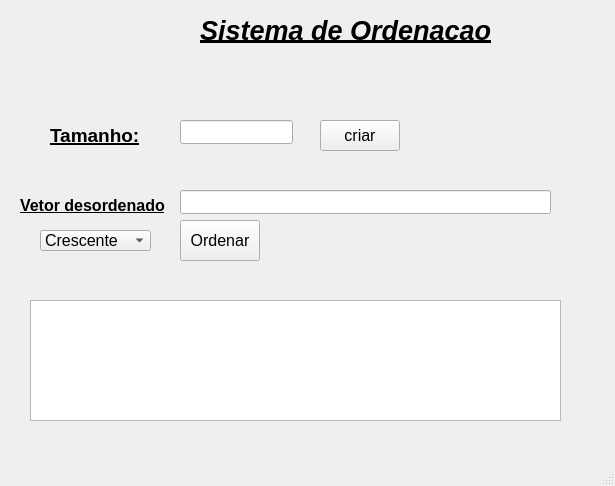
<?xml version="1.0" encoding="UTF-8"?>
<ui version="4.0">
 <class>MainWindow</class>
 <widget class="QMainWindow" name="MainWindow">
  <property name="geometry">
   <rect>
    <x>0</x>
    <y>0</y>
    <width>615</width>
    <height>486</height>
   </rect>
  </property>
  <property name="windowTitle">
   <string>MainWindow</string>
  </property>
  <widget class="QWidget" name="centralwidget">
   <widget class="QLabel" name="label">
    <property name="geometry">
     <rect>
      <x>200</x>
      <y>0</y>
      <width>291</width>
      <height>61</height>
     </rect>
    </property>
    <property name="text">
     <string>&lt;html&gt;&lt;head/&gt;&lt;body&gt;&lt;p&gt;&lt;span style=&quot; font-size:20pt; font-weight:700; font-style:italic; text-decoration: underline;&quot;&gt;Sistema de Ordenacao&lt;/span&gt;&lt;/p&gt;&lt;/body&gt;&lt;/html&gt;</string>
    </property>
   </widget>
   <widget class="QLineEdit" name="lineEditTamanho">
    <property name="geometry">
     <rect>
      <x>180</x>
      <y>120</y>
      <width>113</width>
      <height>24</height>
     </rect>
    </property>
   </widget>
   <widget class="QLabel" name="label_2">
    <property name="geometry">
     <rect>
      <x>50</x>
      <y>120</y>
      <width>91</width>
      <height>31</height>
     </rect>
    </property>
    <property name="text">
     <string>&lt;html&gt;&lt;head/&gt;&lt;body&gt;&lt;p&gt;&lt;span style=&quot; font-size:14pt; font-weight:700; text-decoration: underline;&quot;&gt;Tamanho:&lt;/span&gt;&lt;/p&gt;&lt;/body&gt;&lt;/html&gt;</string>
    </property>
   </widget>
   <widget class="QPushButton" name="pushButtonCriar">
    <property name="geometry">
     <rect>
      <x>320</x>
      <y>120</y>
      <width>80</width>
      <height>31</height>
     </rect>
    </property>
    <property name="font">
     <font>
      <pointsize>12</pointsize>
      <bold>false</bold>
      <underline>false</underline>
     </font>
    </property>
    <property name="text">
     <string>criar</string>
    </property>
   </widget>
   <widget class="QLineEdit" name="lineEditVetor">
    <property name="geometry">
     <rect>
      <x>180</x>
      <y>190</y>
      <width>371</width>
      <height>24</height>
     </rect>
    </property>
   </widget>
   <widget class="QLabel" name="label_3">
    <property name="geometry">
     <rect>
      <x>20</x>
      <y>190</y>
      <width>151</width>
      <height>31</height>
     </rect>
    </property>
    <property name="text">
     <string>&lt;html&gt;&lt;head/&gt;&lt;body&gt;&lt;p&gt;&lt;span style=&quot; font-size:12pt; font-weight:700; text-decoration: underline;&quot;&gt;Vetor desordenado&lt;/span&gt;&lt;/p&gt;&lt;/body&gt;&lt;/html&gt;</string>
    </property>
   </widget>
   <widget class="QPushButton" name="pushButtonOrder">
    <property name="geometry">
     <rect>
      <x>180</x>
      <y>220</y>
      <width>80</width>
      <height>41</height>
     </rect>
    </property>
    <property name="font">
     <font>
      <pointsize>12</pointsize>
     </font>
    </property>
    <property name="text">
     <string>Ordenar</string>
    </property>
   </widget>
   <widget class="QComboBox" name="comboBox">
    <property name="geometry">
     <rect>
      <x>40</x>
      <y>230</y>
      <width>111</width>
      <height>21</height>
     </rect>
    </property>
    <property name="font">
     <font>
      <pointsize>12</pointsize>
      <bold>false</bold>
     </font>
    </property>
    <item>
     <property name="text">
      <string>Crescente</string>
     </property>
    </item>
    <item>
     <property name="text">
      <string>Decrescente</string>
     </property>
    </item>
   </widget>
   <widget class="QTextEdit" name="textEditSaida">
    <property name="geometry">
     <rect>
      <x>30</x>
      <y>300</y>
      <width>531</width>
      <height>121</height>
     </rect>
    </property>
   </widget>
  </widget>
  <widget class="QMenuBar" name="menubar">
   <property name="geometry">
    <rect>
     <x>0</x>
     <y>0</y>
     <width>615</width>
     <height>21</height>
    </rect>
   </property>
  </widget>
  <widget class="QStatusBar" name="statusbar"/>
 </widget>
 <resources/>
 <connections/>
</ui>
